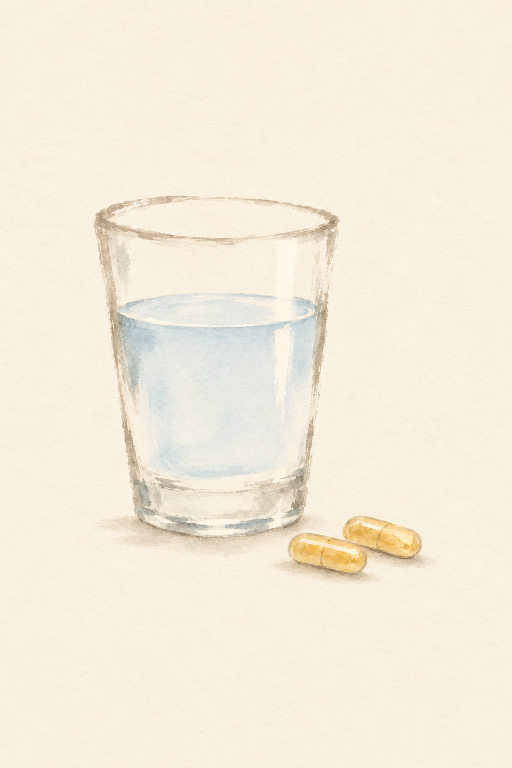
#> input picture reference/ink-pages/turmerific/originals/glass-colour-a.png, 1024 x 1536 px (shown at 1/2 size)
$ python -i build_turmerific.py   (imports and definitions only)
#> lines starting #> are read from the running program, lines starting #| are printed output that depends on the picture
#> further down, picture is the input picture: shape (1536, 1024, 3); mean B, G, R 220.1, 236.7, 245.9
"""Build Turmerific's ink paintings (Mo, October 16, 2026; picks in reference/ink-pages/turmerific/README.md).

Originals: reference/ink-pages/turmerific/originals/gpt25-<take>.png (GPT Image 2.5 on rice paper;
prompts in prompts/; spend in reference/ink-pages/spend.md). Output: public/images/products/
turmerific/ink/*.webp (lossless plates in plates/, not committed) and
src/components/product/ink/turmerific-art.ts. The treatments are NuriCell's and Green Bee
Propolis's (build_nuricell.py, build_propolis.py): the paper divided out and lifted to white so
each painting multiplies onto the page's paper with no box, gold leaf kept as a light mask for the
kit's glint.

Why: a turmeric root and one slice cut from it (unlit), then the same with the slice and the root's
cut end in gold leaf and the gold soaked out into the paper (lit). Since November 17, 2026 (Mo:
the other product pages the same way as Advanced OPC, the same pictures in color) both are Codex
colour takes: lit-colour-a repaints October's lit take (paint_colour.sh), unlit-colour-a is a Codex
edit of it (the cut faces fresh orange, the stain gone), registered onto it. The cut faces and where
the soak starts are measured on the takes (faces()), not set by hand. The page reveals the lit painting through `soak`: a sprite
of FRAMES masks, each a wider stretch of the gold, stacked as layers that fade in one after another,
so the gold soaks outward from the slice in the bloom's own ragged shape (not a circle).

Buy: the turmeric plant in flower, as on the label, with an empty space where the real bottle photo
stands (Mo, October 14: the bottle is never redrawn); `bottle` is where it stands, `front` the
painting's lowest band laid again in front of its foot (the gold root slices).

usage: python -X utf8 reference/ink-pages/turmerific/build_turmerific.py
"""

import json
import subprocess
import sys
from pathlib import Path

import cv2
import numpy as np
from PIL import Image

HERE = Path(__file__).resolve().parent
REPO = HERE.parents[2]
sys.path.insert(0, str(REPO / "reference/ink-pages/about"))
import build_about as bd  # noqa: E402

ba = bd.ba
OUT = REPO / "public/images/products/turmerific/ink"
URL = "/images/products/turmerific/ink"
TS = REPO / "src/components/product/ink/turmerific-art.ts"
BOTTLE = REPO / "public/images/products/turmerific.png"
# Bump when a shipped picture changes after it has been pushed (the image optimizer caches by URL).
V = "v1"
# The colour takes (Codex, no gpt25- prefix; paint_colour.sh): the Why root and the notebook.
LIT_TAKE, UNLIT_TAKE, NOTEBOOK_TAKE = "lit-colour-a", "unlit-colour-a", "notebook-colour-a"
# The daily glass, its heavy black ink softened (November 18, 2026); the opening card's capsules
# still come from the October glass (supply()).
GLASS_TAKE = "glass-colour-a"
TAKES = {
    "inside": "inside-scoop",
    "research": "research-glasses",
    "daily": "daily-glass",
    "sum": "daily-sum",
    "scene": "buy-plant",
}
EDGE = 0.03

bd.ORIG = HERE / "originals"
bd.URL = URL
bd.V = V
bd.TAKES = TAKES
ba.OUT = OUT
ba.PLATES = HERE / "plates"


def finish(img, name, width=1100):
    """Paper lifted to white, the outer edge feathered to white, saved; its art entry."""
    return bd.art_of(bd.feathered(bd.levelled(img), EDGE), f"{name}-{V}", width)


def cropped(key, pad=0.05):
    flat = bd.divided(bd.load(TAKES[key]))
    return flat.crop(bd.ink_box(np.asarray(flat), pad=pad))


def codex(take):
    """A Codex take (originals/<take>.png) with its paper divided out."""
    return bd.divided(Image.open(HERE / "originals" / f"{take}.png").convert("RGB"))


# [18 lines left out: functions with_gold, registered, not called in this run]


# The soak: how many masks the sprite holds, and how wide each mask's soft edge is. Where it starts
# (the middle of the cut slice) is measured by faces().
FRAMES = 10
FEATHER = 0.12
SPRITE_WIDTH = 550


# [111 lines left out: functions soak_time, soak_sprite, faces, leaf_only, why, not called in this run]


def matte_capsules(img):
    """The model painted the two capsules glossy, like oil softgels; Turmerific's are powder
    capsules. Their white highlight streaks are filled from the capsule colour around them."""
    a = np.asarray(img).copy()
    f = a.astype(np.float32) / 255
    hi, lo = f.max(axis=2), f.min(axis=2)
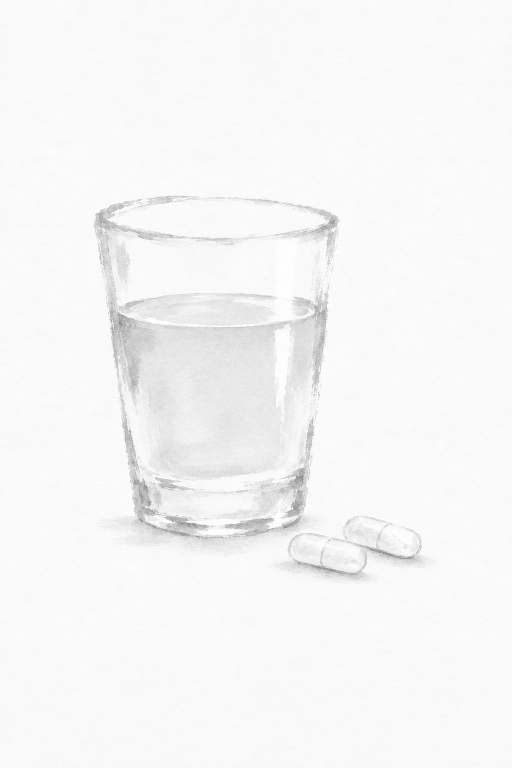
#> hi: shape (1536, 1024) float32 (shown at 1/2 size); min 0.478, max 1, mean 0.965
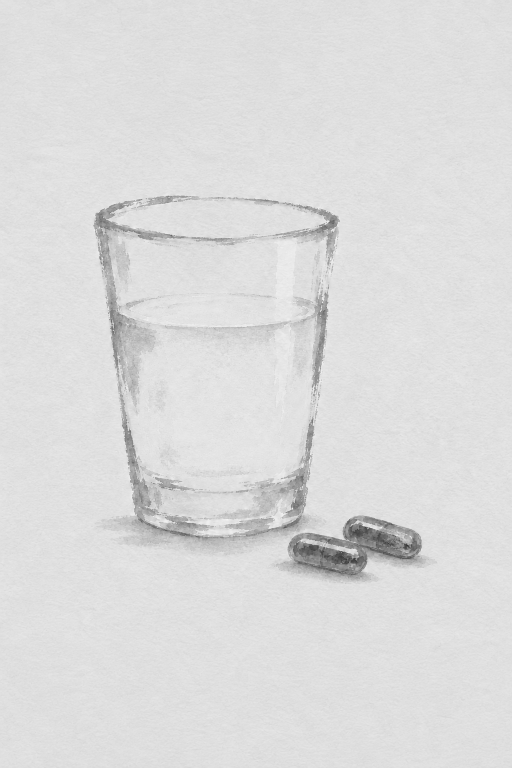
#> lo: shape (1536, 1024) float32 (shown at 1/2 size); min 0.153, max 0.996, mean 0.863
    sat = (hi - lo) / np.maximum(hi, 1e-4)
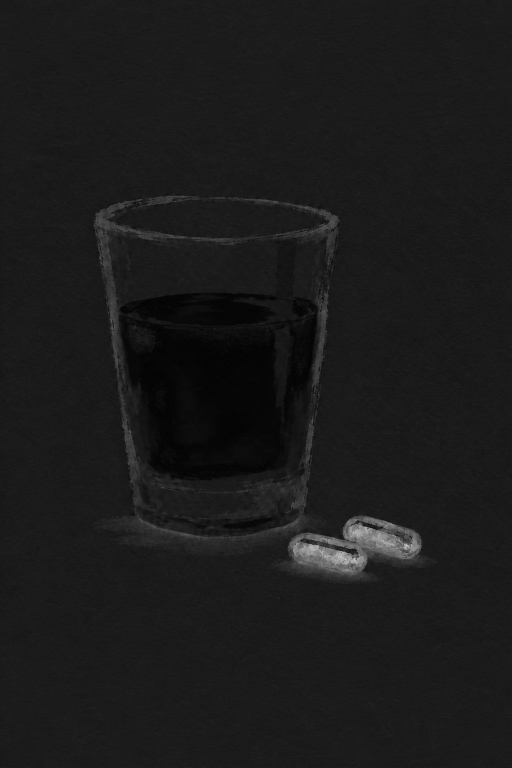
#> sat: shape (1536, 1024) float32 (shown at 1/2 size); min 0.00392, max 0.825, mean 0.107
    golden = (sat > 0.35) & (hi > 0.45) & (f[..., 0] >= f[..., 1]) & (f[..., 1] > f[..., 2])
#> golden: shape (1536, 1024) bool; every value is 0
    h, w = golden.shape
#> h = 1536; w = 1024
    # The capsules lie right of the spoon's bowl: golden shapes there, each filled to its hull.
    zone = np.zeros_like(golden)
    zone[:, int(w * 0.6):] = True
    n, lab, st, _ = cv2.connectedComponentsWithStats((golden & zone).astype(np.uint8), 8)
#> lab: shape (1536, 1024) int32; every value is 0
#> n = 1; st = [[0, 0, 1024, 1536, 1572864]]
    hull = np.zeros((h, w), np.uint8)
    for i in range(1, n):
        if st[i, cv2.CC_STAT_AREA] > 0.004 * h * w:
            pts = cv2.findNonZero((lab == i).astype(np.uint8))
            cv2.fillConvexPoly(hull, cv2.convexHull(pts), 1)
    hull = cv2.erode(hull, np.ones((9, 9), np.uint8))
    shine = (hull > 0) & (sat < 0.32) & (hi > 0.8)
    shine = cv2.dilate(shine.astype(np.uint8), np.ones((5, 5), np.uint8))
    print(f"inside: {shine.mean():.2%} of the picture was capsule shine, filled")
#| inside: 0.00% of the picture was capsule shine, filled
    return Image.fromarray(cv2.inpaint(a, shine * 255, 9, cv2.INPAINT_TELEA))


def inside():
    img = matte_capsules(cropped("inside"))
    return with_gold(finish(img, "spoon"), "spoon")


# [75 lines left out: functions supply, brushed_sum, not called in this run]


# The Buy scene, in the take's own fractions: the empty space between the leaves is centred on
# GAP_X (the page centres the bottle in the scene, so the crop is centred there too), the ground
# under it at FOOT (the bottle's glass stands there), the crop from TOP to BOTTOM. The bottle photo
# is 90% of the scene's width, as NuriCell's on its stroke and Propolis's in its scene (Mo, October
# 14: both bottles as big as NuriCell's). The front band holds the gold root slices at the foot.
GAP_X, FOOT, TOP, BOTTOM = 0.51, 0.905, 0.03, 0.97
BOTTLE_WIDTH = 0.9
FRONT_BAND, FRONT_FADE = 0.13, 0.04


# [68 lines left out: functions glass_gap, scene, scene_front, write_ts, not called in this run]


# [15 lines not run here, left out]

>>> import cv2
>>> picture = cv2.imread('originals/glass-colour-a.png')
>>> result = matte_capsules(picture)

$ run again, on reference/ink-pages/turmerific/originals/unlit-colour-a.png
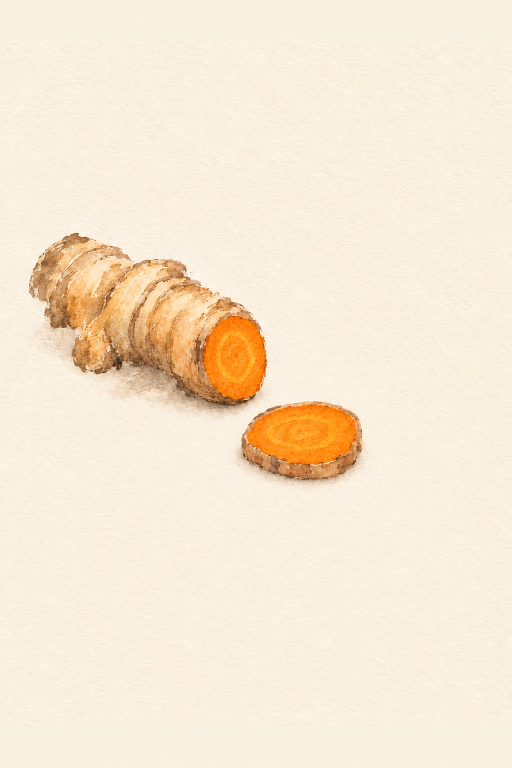
#> input picture reference/ink-pages/turmerific/originals/unlit-colour-a.png, 1024 x 1536 px (shown at 1/2 size)
#> picture is the input picture: shape (1536, 1024, 3); mean B, G, R 212.2, 232.7, 247.1
#> in matte_capsules, `hi, lo = f.max(axis=2), f.min(axis=2)`:
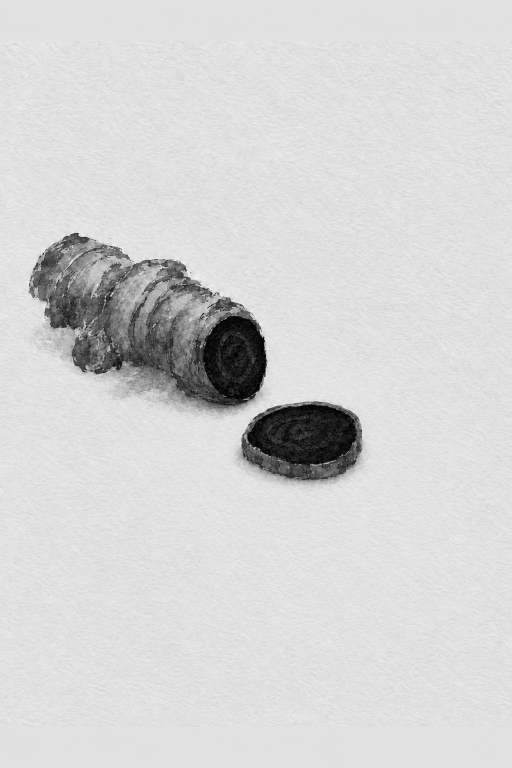
#> lo: shape (1536, 1024) float32 (shown at 1/2 size); min 0, max 1, mean 0.832
#> in matte_capsules, `sat = (hi - lo) / np.maximum(hi, 1e-4)`:
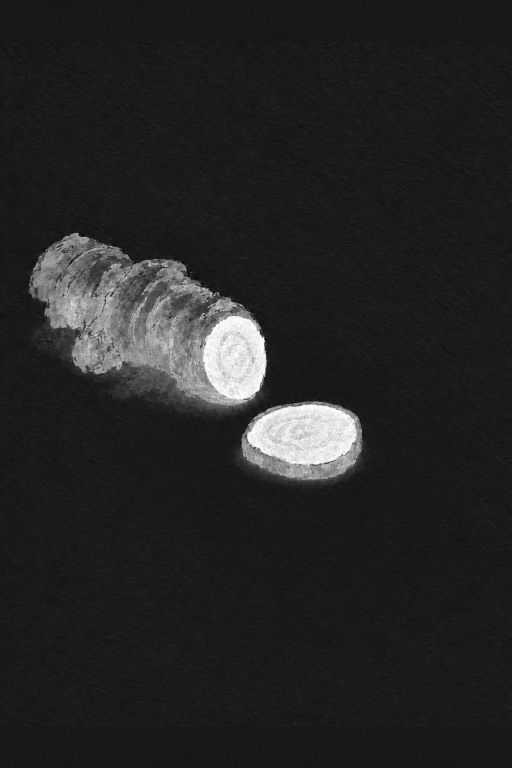
#> sat: shape (1536, 1024) float32 (shown at 1/2 size); min 0, max 1, mean 0.145
#> golden: shape (1536, 1024) bool; every value is 0
#> lab: shape (1536, 1024) int32; every value is 0
#> n = 1; st = [[0, 0, 1024, 1536, 1572864]]
#| inside: 0.00% of the picture was capsule shine, filled
